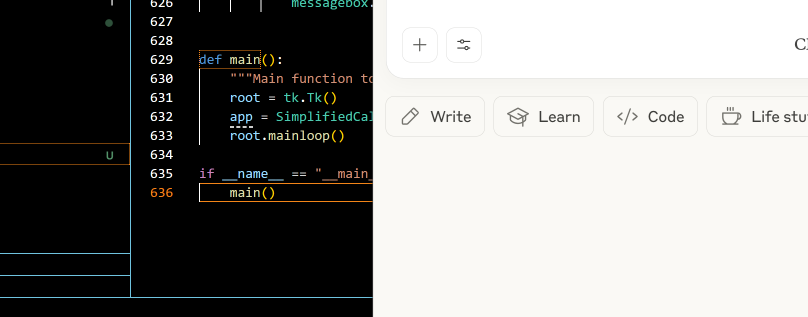
#> input picture assets/reference_images/prompt_region/prompt_region_1_1746402436.png, 1615 x 634 px, given in place of ., which was not available (shown at 1/2 size); the run also reads 1 picture not shown here
$ python -i reference_manager.py   (imports and definitions only)
#> lines starting #> are read from the running program, lines starting #| are printed output that depends on the picture; after the words box and inside, x2 and y2 are one past the last pixel; in counts of white or black regions, pixels touching at a corner belong together; pictures that were not available may be replaced by others from this repository, and a replacement may not be noted
import os
import time
import cv2
import numpy as np
import logging
from pathlib import Path
from PIL import Image, ImageEnhance
import pyautogui

class ReferenceImageManager:
    """
    Manages reference images for UI element detection.
    Provides functionality for finding, processing, creating variants,
    and updating reference images to improve recognition reliability.
    """

    def __init__(self, base_directory="assets/reference_images"):
        """
        Initialize the reference image manager.

        Args:
            base_directory: Base directory for reference images
        """
        self.base_directory = Path(base_directory)
        self.base_directory.mkdir(parents=True, exist_ok=True)
        self.cache = {}  # Cache for processed images
        self.cache_expiry = 60 * 60  # 1 hour cache expiry

        # Create standard element directories
        self._ensure_element_directories()

        logging.info(f"Reference image manager initialized with base directory: {self.base_directory}")

    def _ensure_element_directories(self):
        """Create standard element directories if they don't exist."""
        standard_elements = ["prompt_box", "send_button", "thinking_indicator", "response_area"]
        for element in standard_elements:
            element_dir = self.base_directory / element
            element_dir.mkdir(exist_ok=True)

    # [119 lines left out: functions get_reference_paths, create_scaled_variants, capture_reference_image, not called in this run]

    def preprocess_reference_images(self, paths, preprocessing_options=None):
        """
        Preprocess reference images with various techniques to enhance recognition.

        Args:
            paths: List of paths to reference images
            preprocessing_options: Dictionary of preprocessing options

        Returns:
            List of paths to all variants (including originals)
        """
        if not preprocessing_options:
            preprocessing_options = {
                "grayscale": True,
                "contrast_enhance": True,
                "edge_detection": False,  # Keep edge detection off by default
                "threshold": True
            }

        all_paths = list(paths)  # Copy the original list

        for path in paths:
            if not os.path.exists(path):
                logging.warning(f"Reference image not found: {path}")
                continue

            basename = os.path.splitext(os.path.basename(path))[0]
            parent_dir = os.path.dirname(path)

            try:
                img = cv2.imread(path)
#> img is the input picture: shape (634, 1615, 3); mean B, G, R 135.4, 137.4, 137.5
                if img is None:
                    logging.warning(f"Failed to load image: {path}")
                    continue

                # Apply preprocessing techniques
                if preprocessing_options.get("grayscale"):
                    gray_path = os.path.join(parent_dir, f"{basename}_gray.png")

                    # Skip if it already exists and is recent
                    if os.path.exists(gray_path) and (time.time() - os.path.getmtime(gray_path) < 86400):
                        all_paths.append(gray_path)
                        continue

                    gray = cv2.cvtColor(img, cv2.COLOR_BGR2GRAY)
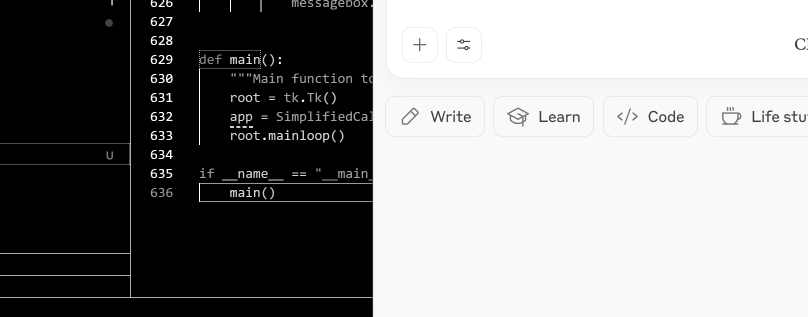
#> gray: shape (634, 1615) (shown at 1/2 size); min 0, max 255, mean 137.3
                    cv2.imwrite(gray_path, gray)
                    all_paths.append(gray_path)
                    logging.debug(f"Created grayscale variant: {gray_path}")

                if preprocessing_options.get("contrast_enhance"):
                    contrast_path = os.path.join(parent_dir, f"{basename}_contrast.png")

                    # Skip if it already exists and is recent
                    if os.path.exists(contrast_path) and (time.time() - os.path.getmtime(contrast_path) < 86400):
                        all_paths.append(contrast_path)
                        continue

                    # Convert to LAB color space for better contrast enhancement
                    lab = cv2.cvtColor(img, cv2.COLOR_BGR2LAB)
#> lab: shape (634, 1615, 3); mean of channels 0, 1, 2 138.1, 128, 129
                    l, a, b = cv2.split(lab)
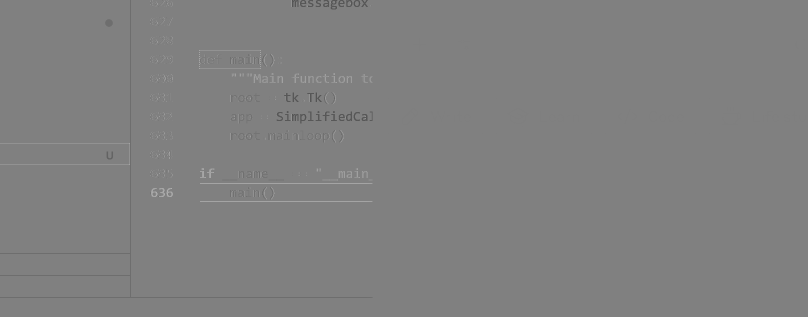
#> a: shape (634, 1615) (shown at 1/2 size); min 79, max 187, mean 128
                    clahe = cv2.createCLAHE(clipLimit=3.0, tileGridSize=(8, 8))
                    cl = clahe.apply(l)
                    limg = cv2.merge((cl, a, b))
#> limg: shape (634, 1615, 3); mean of channels 0, 1, 2 139.5, 128, 129
                    enhanced = cv2.cvtColor(limg, cv2.COLOR_LAB2BGR)

                    cv2.imwrite(contrast_path, enhanced)
                    all_paths.append(contrast_path)
                    logging.debug(f"Created contrast-enhanced variant: {contrast_path}")

                if preprocessing_options.get("edge_detection"):
                    edge_path = os.path.join(parent_dir, f"{basename}_edge.png")

                    # Skip if it already exists and is recent
                    if os.path.exists(edge_path) and (time.time() - os.path.getmtime(edge_path) < 86400):
                        all_paths.append(edge_path)
                        continue

                    gray = cv2.cvtColor(img, cv2.COLOR_BGR2GRAY)
                    edges = cv2.Canny(gray, 50, 150)
                    cv2.imwrite(edge_path, edges)
                    all_paths.append(edge_path)
                    logging.debug(f"Created edge-detected variant: {edge_path}")

                if preprocessing_options.get("threshold"):
                    thresh_path = os.path.join(parent_dir, f"{basename}_thresh.png")

                    # Skip if it already exists and is recent
                    if os.path.exists(thresh_path) and (time.time() - os.path.getmtime(thresh_path) < 86400):
                        all_paths.append(thresh_path)
                        continue

                    gray = cv2.cvtColor(img, cv2.COLOR_BGR2GRAY)
                    thresh = cv2.adaptiveThreshold(
                        gray,
                        255,
                        cv2.ADAPTIVE_THRESH_GAUSSIAN_C,
                        cv2.THRESH_BINARY,
                        11,
                        2
                    )
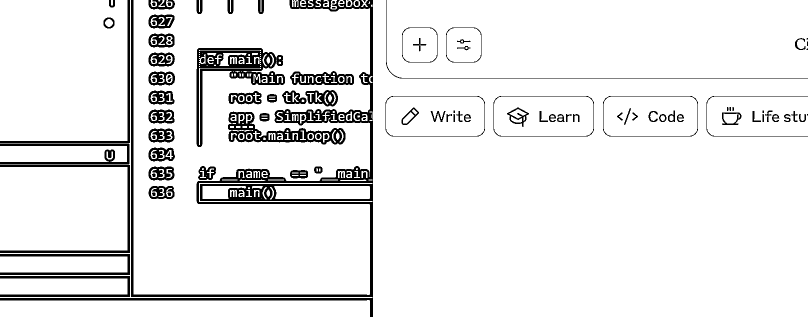
#> thresh: shape (634, 1615) (shown at 1/2 size); 91.9% white; 132 black regions (13 under 20 px), largest, box (x1, y1, x2, y2) and area: (0, 0, 746, 634) 27976, (0, 0, 260, 506) 8718, (393, 96, 570, 294) 8215
                    cv2.imwrite(thresh_path, thresh)
                    all_paths.append(thresh_path)
                    logging.debug(f"Created thresholded variant: {thresh_path}")

            except Exception as e:
                logging.warning(f"Error preprocessing {path}: {e}")

        return all_paths

    # [234 lines left out: functions verify_references, update_stale_references, images_need_preprocessing, ensure_preprocessing, refresh_all_references, cleanup_old_variants, not called in this run]

>>> result = ReferenceImageManager().preprocess_reference_images('../../assets/reference_images/prompt_region/prompt_region_1_1746402436.png')
